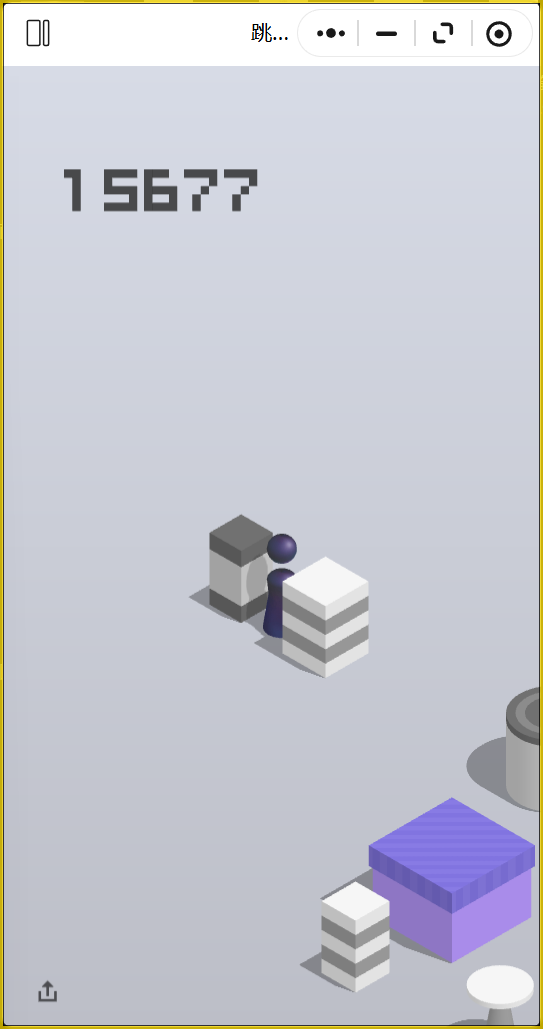
#> input picture 跳一跳训练/成绩/实战_15677.png, 543 x 1029 px
$ python -i jump_vision.py   (imports and definitions only)
#> lines starting #> are read from the running program, lines starting #| are printed output that depends on the picture; after the words box and inside, x2 and y2 are one past the last pixel; in counts of white or black regions, pixels touching at a corner belong together
"""Locate a resting pawn and the next game platform from a screenshot only."""
import hashlib
import math
from pathlib import Path
import sys
import time
from types import ModuleType

import cv2
import numpy as np
from PIL import Image


# [45 lines left out: function _background, not called in this run]


def _pawn(rgb):
    r,g,b = cv2.split(rgb[365:800].astype(np.int16))
    mask = (b-r > 8) & (b-g > 6) & (r < 115) & (g < 110) & (b < 155)
    _, _, stats, _ = cv2.connectedComponentsWithStats(mask.astype(np.uint8))
    pieces = stats[1:].copy()
    pieces[:,1] += 365
    pieces = pieces.tolist()
    for x, y, w, h, area in sorted(pieces, key=lambda p: -p[-1]):
        if not (27 <= w <= 47 and 45 <= h <= 78 and 800 <= area <= 3300):
            continue
        cx = x + (w-1)*0.5
        for hx, hy, hw, hh, ha in pieces:
            if (20 <= hw <= 35 and 20 <= hh <= 35 and 200 < ha < 1200
                    and abs(hx+hw*0.5-cx)<4 and -2 <= y-hy-hh <= 16):
                return (int(round(cx)), int(round(y+h-1 - w*0.14))), (x-7, hy-3, x+w+7, y+h+2)
    return None


# [197 lines left out: functions _top_face, _center_mark, _ring_top, _record_label, _light_platter, _silhouette, not called in this run]


# Optional local model: the public target stays geometric, while matched marks
# are separate observations for a controller's explicit horizontal-only trial.
_MARKER_ROOT = Path(__file__).resolve().parent / "跳一跳训练" / "视觉训练"
_MARKER_CACHE = {"next_check": 0., "stamp": None, "model": None, "version": None}
_MARKER_METHOD = "local_fitted_marker"


# [26 lines left out: function _marker_model, not called in this run]


def _scene(foot, target, confidence, reason):
    return dict(foot=foot, target=target, confidence=confidence, reason=reason,
                geometry_target=target, marker_target=None, marker_aim_target=None,
                marker_confidence=None, marker_logit=None, marker_method=None,
                marker_version=None, marker_updated=False, marker_status="ineligible_geometry")


# [46 lines left out: function _annotate_marker, not called in this run]


def analyze(frame):
    """Return foot and target coordinates in original pixels, confidence and reason."""
    if not isinstance(frame, Image.Image):
        raise TypeError('frame must be a PIL image')
    ow, oh = frame.size
    sx, sy = ow/543, oh/1029
    if abs(sx/sy-1)>.14:
        return _scene(foot=None,target=None,confidence=0.,reason='unexpected full-window aspect ratio')
    if frame.mode!='RGB':
        frame=frame.convert('RGB')
    if frame.size!=(543,1029):
        frame=frame.resize((543,1029),Image.Resampling.BILINEAR)
    rgb=np.asarray(frame)
    pawn = _pawn(rgb)
    if not pawn:
        return _scene(foot=None,target=None,confidence=0.,reason='resting pawn body and head not found')
    foot, bbox = pawn
    def mapped(pt):
        return (round(pt[0]*sx), round(pt[1]*sy))
    stop=foot[1]-20
    bg = _background(rgb, min(stop,760))
    foreground = np.zeros(rgb.shape[:2], dtype=bool)
    band=rgb[270:stop]
    row_colors=np.broadcast_to(bg[270:stop,None,:].astype(np.uint8),band.shape)
    diff=cv2.absdiff(band,np.ascontiguousarray(row_colors))
    foreground[270:stop]=cv2.inRange(diff,(0,0,0),(12,12,12))==0
    foreground[:,:4]=False
    foreground[:,539:]=False
    x0,y0,x1,y1=bbox
    foreground[y0:y1,x0:x1]=False
    # Ignore HUDs and small particles. The first durable row section is the
    # apex of the highest new platform when the camera has settled.
    opened=cv2.morphologyEx(foreground.astype(np.uint8),cv2.MORPH_OPEN,np.ones((3,3),np.uint8))
    n, labels, stats, _=cv2.connectedComponentsWithStats(opened)
    tips=[]
    for lab in range(1,n):
        x,y,w,h,area=[int(v) for v in stats[lab]]
        if area < 400 or w < 32 or h < 18:
            continue
        ys, xs=np.nonzero(labels[y:y+3]==lab)
        if not len(xs):
            continue
        tipx=int(round(np.median(xs)))
        if abs(tipx-foot[0])<35:
            continue
        tips.append((y,tipx))
    if not tips:
        return _scene(foot=mapped(foot),target=None,confidence=0.,reason='no upper platform contour')
    for y,tx in sorted(tips):
        if y <= 272:
            continue
        tip=(tx,y)
        candidate=(_top_face(rgb,foreground,tip,foot) or _center_mark(rgb,foreground,tip,foot)
                   or _ring_top(rgb,foreground,tip) or _record_label(rgb,foreground,tip)
                   or _light_platter(rgb,foreground,tip) or _silhouette(foreground,tip,foot))
        if candidate:
            conf, cx, cy, reason=candidate
            if cy >= foot[1]-18:
                continue
            candidate=(int(round(cx)),int(round(cy)))
            scene=_scene(foot=mapped(foot),target=mapped((cx,cy)),confidence=round(conf,3),reason=reason)
            return _annotate_marker(scene,rgb,frame,candidate,sx,sy)
    return _scene(foot=mapped(foot),target=None,confidence=0.,reason='ambiguous or decorated platform outline')

>>> from PIL import Image
>>> picture = Image.open('跳一跳训练/成绩/实战_15677.png')
#> picture is the input picture: PIL image 543x1029 RGB; mean R, G, B 199.1, 200.6, 209.5
>>> result = analyze(picture)
#> in _pawn, `r,g,b = cv2.split(rgb[365:800].astype(np.int16))`:
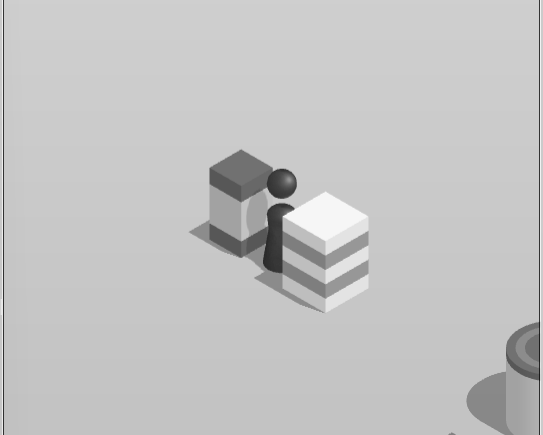
#> r: shape (435, 543) int16; min 24, max 246, mean 195.7
#> in _pawn, `r,g,b = cv2.split(rgb[365:800].astype(np.int16))`:
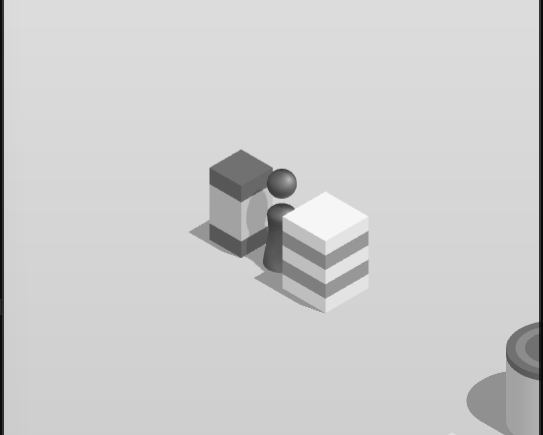
#> b: shape (435, 543) int16; min 12, max 246, mean 205.4
#> in _pawn, `mask = (b-r > 8) & (b-g > 6) & (r < 115) & (g < 110) & (b < 155)`:
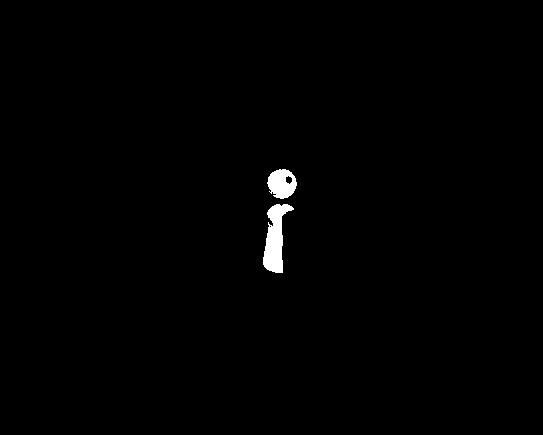
#> mask: shape (435, 543) bool; 0.75% white; 2 white regions, box (x1, y1, x2, y2) and area: (263, 204, 294, 273) 1128, (267, 169, 297, 199) 635
#> in _pawn, `_, _, stats, _ = cv2.connectedComponentsWithStats(mask.astype(np.uint8))`: stats = [[0, 0, 543, 435, 234442], [267, 169, 30, 30, 635], [263, 204, 31, 69, 1128]]
#> in _pawn, `pieces = stats[1:].copy()`: pieces = [[267, 169, 30, 30, 635], [263, 204, 31, 69, 1128]]
#> in _pawn, `pieces = pieces.tolist()`: pieces = [[267, 534, 30, 30, 635], [263, 569, 31, 69, 1128]]
#> the loop in _pawn, `for x, y, w, h, area in sorted(pieces, key=lambda p: -p[-1]):` made 2 passes
#> (x, y, w, h, area, cx) on pass 1: (263, 569, 31, 69, 1128, 278)
#> result = 13 items
